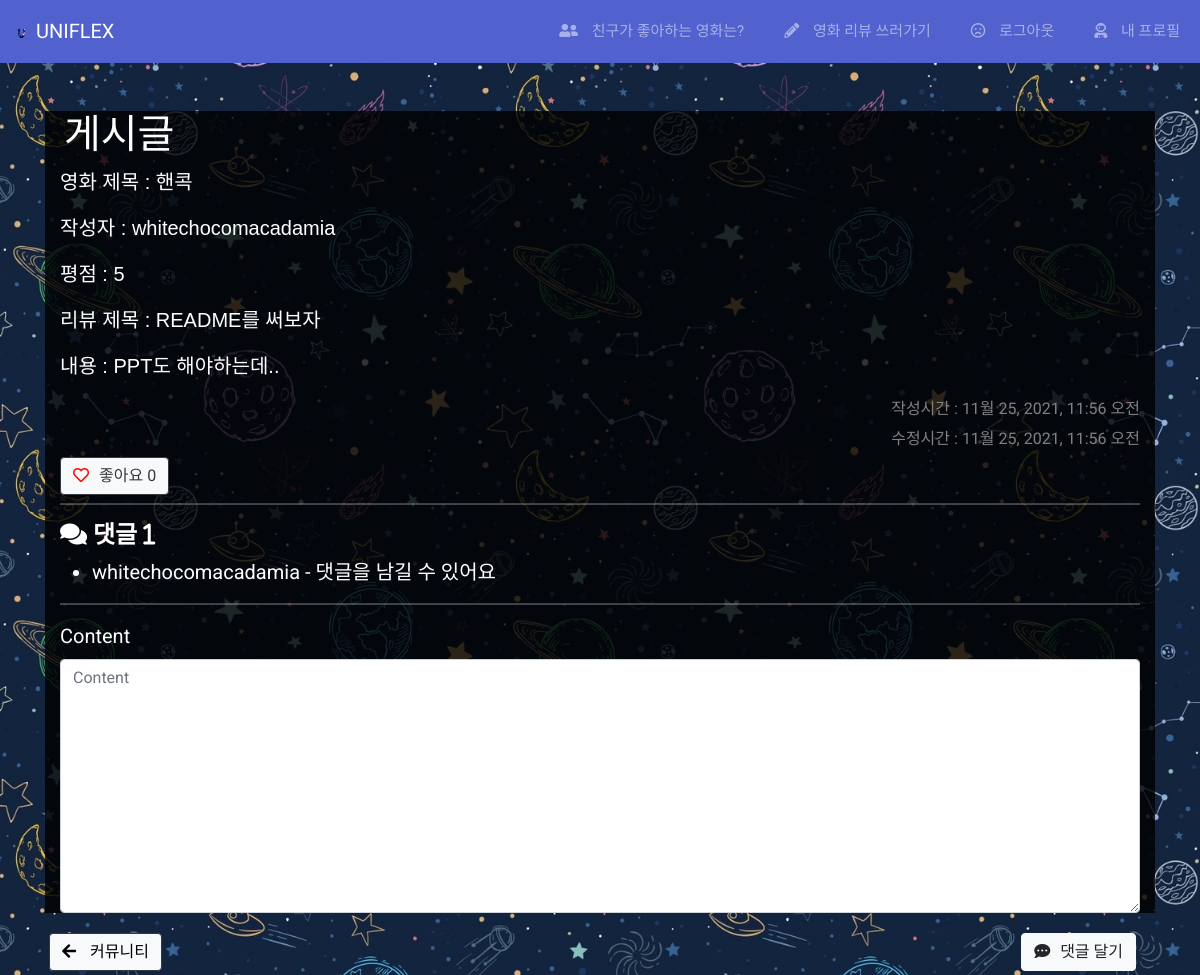
The app's page /community/5/ (signed in), older data.
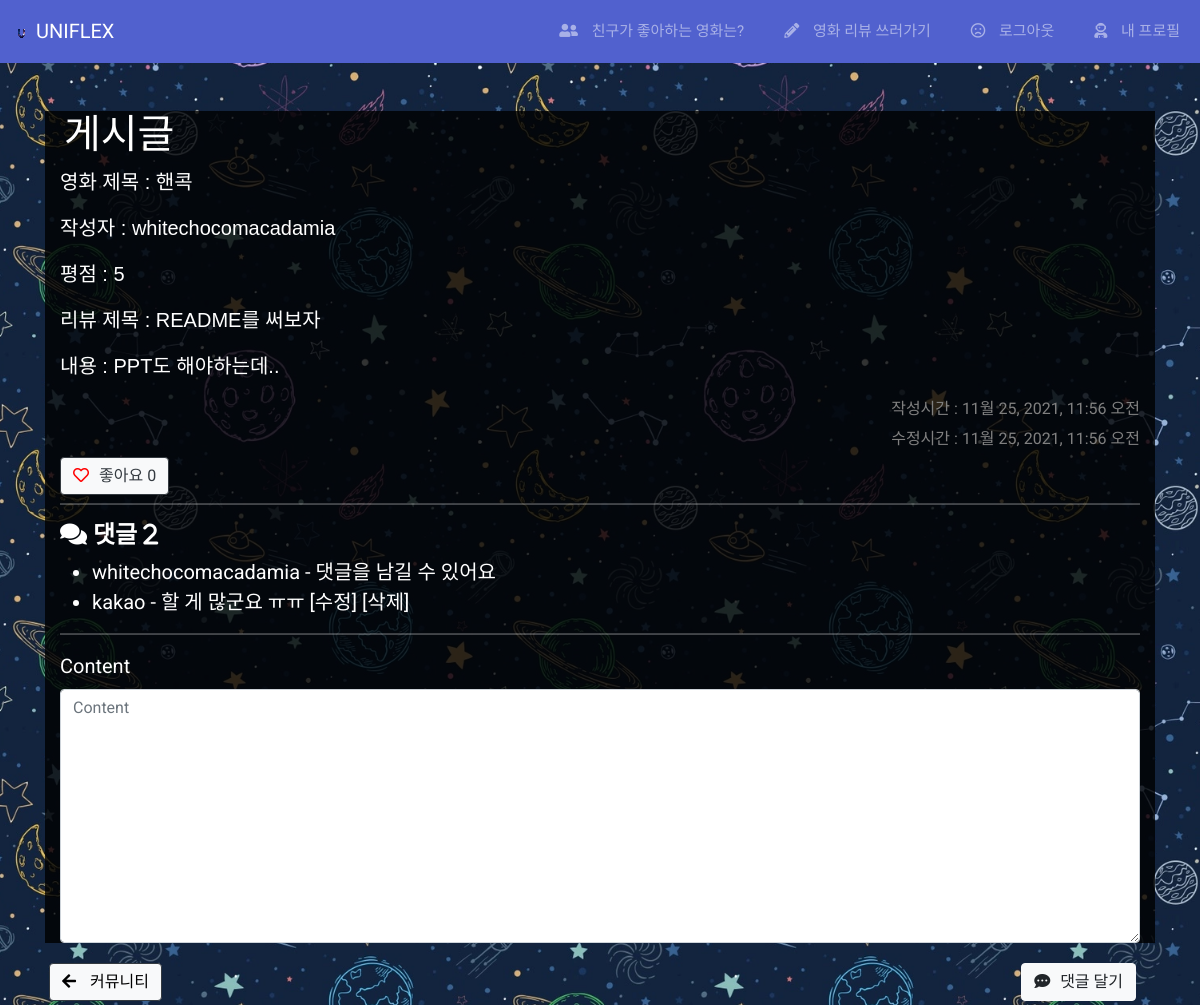
The same page, newer data.
### community/models.py (models this page shows, shortened)
class Comment(models.Model):
    content = models.TextField()
    user = models.ForeignKey(settings.AUTH_USER_MODEL, on_delete=models.CASCADE)
    review = models.ForeignKey(Review, on_delete=models.CASCADE)

### accounts/models.py (models this page shows)
class User(AbstractUser):
    followers = models.ManyToManyField('self', symmetrical=False, related_name='followings')

### community/views.py (the view)
# urls.py: path('<int:review_pk>/',views.detail, name='detail'),
@login_required
def detail(request, review_pk):
    review = get_object_or_404(Review, pk=review_pk)
    comments = review.comment_set.all()
    comment_form = CommentForm()
    context = {
        'review': review,
        'comment_form': comment_form,
        'comments': comments,
    }
    return render(request, 'community/detail.html', context)

### community/forms.py
class CommentForm(forms.ModelForm):
    class Meta:
        model = Comment
        exclude = ['review', 'user']

### community/templates/community/detail.html (shortened to what this page needs)
{% extends 'base.html' %}
{% load bootstrap5 %}
{% block content %}
  <div class="container" style="color:white; font-size: 1.25rem; background-color:rgba(0,0,0,0.8)">
    <h1 class="row mt-5 ml-1"> 게시글 </h1>
    <p>영화 제목 : {{review.movie.title}}</p>
    <p>작성자 : <a href="{% url 'accounts:profile' review.user %}" style="color: white; text-decoration: none;">{{review.user}}</p></a>
    <p>평점 : {{review.rank}}</p>
    <p>리뷰 제목 : {{review.title}}</p>
    <p>내용 : {{review.content}}</p>
    <small class="float-right" style="color:grey;">작성시간 : {{review.created_at}}</small><br>
    <small class="float-right" style="color:grey;">수정시간 : {{review.updated_at}}</small><br>
      <form action="{% url 'community:likes' review.pk %}" method="POST">
          {% if user in review.like_users.all %}
            <button class="btn btn-light btn-outline-dark shadow-none float-left"><i class="fas fa-heart" style="color:red; border:none;"></i>좋아요 {{ review.like_users.all|length }}</button>
          {% else %}
            <button class="btn btn-light btn-outline-dark shadow-none float-left"><i class="far fa-heart" style="color:red; border:none;"></i>좋아요 {{ review.like_users.all|length }}</button>
          {% endif %}
      </form>
    <br>
    <hr>
    <h4><i class="fas fa-comments"> 댓글 {{ comments |length }}</i></h4>
    <ul>
      {% for comment in comments %}
        <li>
          {{ comment.user }} - {{ comment.content }}
          {% if user == comment.user %}
            <a href="{% url 'community:comment_update' review.pk comment.pk%}" style="text-decoration:none; color:white;">[수정]</a>
            <form action="{% url 'community:comment_delete' review.pk comment.pk %}" method="POST" class="d-inline">
              <input type="submit" value="[삭제]" style="background:none; color:white; border:0;">
            </form>
          {% endif %}
        </li>
      {% empty %}
        <p>댓글이 없어요 😔</p>
      {% endfor %}
    </ul>
    <hr>
    {% if request.user.is_authenticated %}
      <form action="{% url 'community:comment' review.pk %}" method="POST">
        {% bootstrap_form comment_form %}
        <button type="submit" class="btn btn-light btn-m float-right m-1"><i class="fas fa-comment-dots"></i>댓글 달기</button>
      </form>
    {% else %}
      <button class="btn btn-primary btn-m m-1"><a href="accounts:login">로그인하러 가기</a></button>
    {% endif %}
  </div>
  <button class="btn btn-light btn-outline-dark btn-m m-1 float-left"><a href="{% url 'community:index' %}" style="color: black;"><i class="fas fa-arrow-left"></i> 커뮤니티</a></button>
{% endblock content %}

Row changes from the older to the newer data that the page shows:
added Comment: user "kakao", content "할 게 많군요 ㅠㅠ"
Text that changed along with them:
{{ comments |length }}: "1" → "2"
